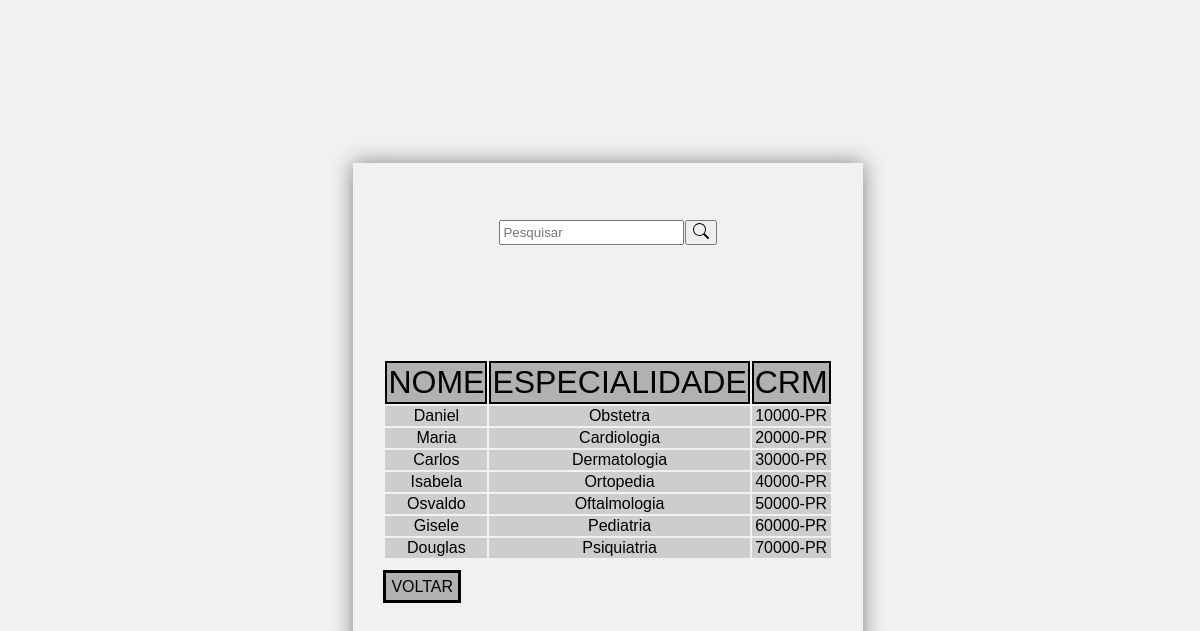
The page /listagemMedicos.php on the database its author committed.
### tables this page shows
CREATE TABLE `medico` (
  `id` int(11) NOT NULL,
  `nome` varchar(255) NOT NULL,
  `especialidade` varchar(255) NOT NULL,
  `crm` varchar(20) NOT NULL,
  `id_esp` int(11) NOT NULL
);

### listagemMedicos.php (the view, shortened to what this page needs)
<?php
include_once('db/conexao.php');
$sql = "SELECT * FROM medico ORDER BY id";
if (!empty($_GET['search'])) {
    $data = $_GET['search'];
    $sql = "SELECT * FROM medico WHERE nome LIKE '%$data%' or especialidade LIKE '%$data%' or crm LIKE '%$data%' ORDER BY nome";
} else {
    $sql = "SELECT * FROM medico ORDER BY id";
}
$result = $conexao->query($sql);
?>
<!DOCTYPE html>
<html lang="pt-br">
<head>
    <link href="css/listagem.css" rel="stylesheet">
</head>
<body>
    <div class="box-search">
        <input type="search" class="form-control w-25" placeholder="Pesquisar" id="pesquisar">
        <button onclick="searchData()" class="btn btn-primary">
        </button>
    </div>
    <div>
        <table class="table">
            <thead>
                <tr>
                    <th scope="col">NOME</th>
                    <th scope="col">ESPECIALIDADE</th>
                    <th scope="col">CRM</th>
                </tr>
            </thead>
            <tbody>
                <?php
                while ($user_data = mysqli_fetch_assoc($result)) {
                    echo "<tr>";
                    echo "<td>" . $user_data['nome'] . "</td>";
                    echo "<td>" . $user_data['especialidade'] . "</td>";
                    echo "<td>" . $user_data['crm'] . "</td>";
                }
                ?>
            </tbody>
        </table>
        <br>
        <div class="d-flex">
            <a href="home.php" class="btn btn-danger"> VOLTAR </a>
        </div>
    </div>
</body>
</html>

### css/listagem.css (style rules this page uses)
body { display: flex; flex-flow: row wrap; justify-content: center; align-items: center; background: #f2f1f1; margin: 10; width: 510px; height: 490px; font-family: Verdana, Geneva, Tahoma, sans-serif; box-shadow: 0px 0px 20px gray; position: absolute; top: 50%; left: 50%; transform: translate(-50%, -50%); }
th { font-size: 2rem; width: 70%; text-align: center; background: #b3b0b0; border: 2px solid black; font-weight: 500; }
tbody { font-size: 1rem; width: 70%; text-align: center; background: #b3b0b08f; border: 2px solid black; font-weight: 500; }
a { text-decoration: none; background: #b3b0b0; color: black; border: 3px solid black; padding: 5px; }
.box-search { display: flex; justify-content: center; gap: .1%; }

### rows shown on the page
medico: nome "Daniel", especialidade "Obstetra", crm "10000-PR"
medico: nome "Maria", especialidade "Cardiologia", crm "20000-PR"
medico: nome "Carlos", especialidade "Dermatologia", crm "30000-PR"
medico: nome "Isabela", especialidade "Ortopedia", crm "40000-PR"
medico: nome "Osvaldo", especialidade "Oftalmologia", crm "50000-PR"
medico: nome "Gisele", especialidade "Pediatria", crm "60000-PR"
medico: nome "Douglas", especialidade "Psiquiatria", crm "70000-PR"
